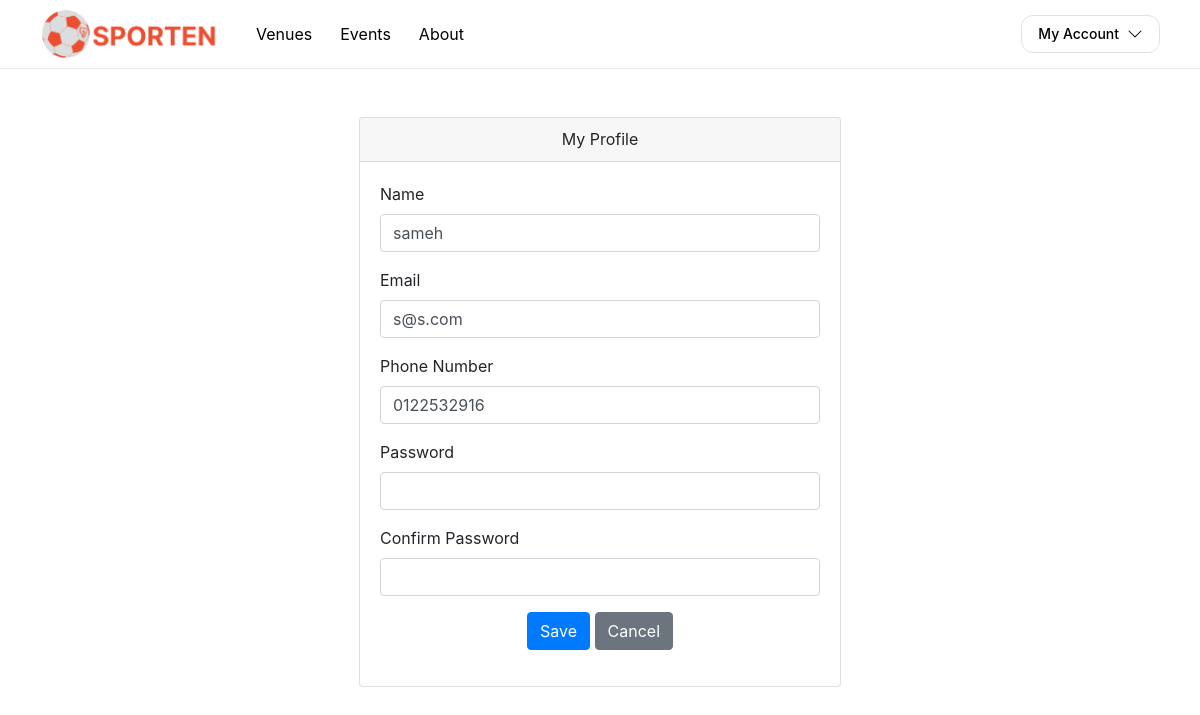
Page /my_profile/ (signed in) on the committed database.
### base/models.py (models this page shows, shortened)
class User(AbstractBaseUser, PermissionsMixin):
    accountChoices = [
        ('EXT', 'External'),
        ('STU', 'Student'),
        ('STA', 'Staff'),
        ('ADM', 'Admin'),
    ]
    userID = models.UUIDField(primary_key=True, default=uuid.uuid4, editable=False)
    name = models.CharField(max_length=255)
    email = models.EmailField(_("email address"), unique=True)
    phone_num = models.CharField(max_length=255, null=True)
    accountType = models.CharField(
        max_length=10,
        choices=accountChoices,
        default='EXT',
    )
    is_active = models.BooleanField(default=True)
    is_staff = models.BooleanField(default=False)
    date_joined = models.DateTimeField(default=timezone.now)  # New field added
    objects = CustomAccountManager()
    USERNAME_FIELD = 'email'
    REQUIRED_FIELDS = ['name']

### base/views.py (the view)
# urls.py: path('my_profile/', views.my_profile, name='my_profile'),
@login_required
def my_profile(request):
    user = request.user
    if request.method == 'POST':
        form = UserProfileForm(request.POST, instance=user)
        if form.is_valid():
            form.save()
            return redirect('load_home')
    else:
        form = UserProfileForm(instance=user)
    return render(request, 'my_profile.html', {'form': form})

### base/forms.py (shortened to what this page needs)
class UserProfileForm(UserChangeForm):
    password1 = forms.CharField(label='Password', widget=forms.PasswordInput, required=False)
    password2 = forms.CharField(label='Confirm Password', widget=forms.PasswordInput, required=False)
    class Meta:
        model = User
        fields = ('name', 'email', 'phone_num')

### base/templatetags/custom_filters.py (called while the page is built)
@register.filter(name='add_class')
def add_class(value, arg):
    return value.as_widget(attrs={'class': arg})

### base/templates/my_profile.html (shortened to what this page needs)
{% extends "base.html" %}
{% load custom_filters %}
{% block content %}
    <div class="container mt-5">
        <div class="row justify-content-center">
            <div class="col-md-6">
                <div class="card">
                    <div class="card-header text-center">
                        <h2>My Profile</h2>
                    </div>
                    <div class="card-body">
                        <form method="post">
                            <div class="form-group">
                                <label for="id_name">Name</label>
                                {{ form.name|add_class:"form-control" }}
                            </div>
                            <div class="form-group">
                                <label for="id_email">Email</label>
                                {{ form.email|add_class:"form-control" }}
                            </div>
                            <div class="form-group">
                                <label for="id_phone_num">Phone Number</label>
                                {{ form.phone_num|add_class:"form-control" }}
                            </div>
                            <div class="form-group">
                                <label for="id_password1">Password</label>
                                {{ form.password1|add_class:"form-control" }}
                            </div>
                            <div class="form-group">
                                <label for="id_password2">Confirm Password</label>
                                {{ form.password2|add_class:"form-control" }}
                            </div>
                            <div class="form-group text-center">
                                <button type="submit" class="btn btn-primary">Save</button>
                                <a href="{% url 'load_home' %}" class="btn btn-secondary">Cancel</a>
                            </div>
                        </form>
                    </div>
                </div>
            </div>
        </div>
    </div>
{% endblock %}

### rows in the picture
User: name "sameh", email "s@s.com", phone_num "0122532916"
